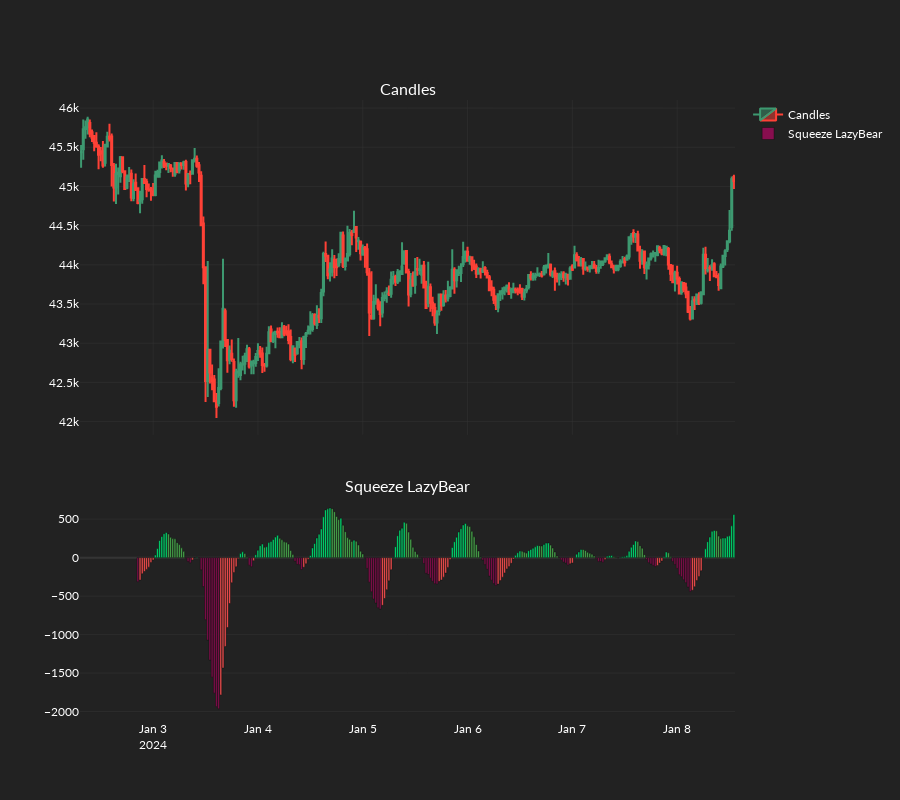

This figure's notebook cell:
### Code cell
plot_squeeze_mom_lazybear(
    candles=candles,
    indicator=sm_hist,
)

### Figure 1 — Plotly figure (JSON) as saved in the notebook; plotly's stock layout.template omitted (floating-point values rounded to 4 significant figures; data arrays with more than 128 entries replaced by an {"elided": "..."} marker saying what was removed)
{"data": [{"close": {"elided": "300 float values"}, "high": {"elided": "300 float values"}, "low": {"elided": "300 float values"}, "name": "Candles", "open": {"elided": "300 float values"}, "type": "candlestick", "x": {"elided": "300 str values"}, "xaxis": "x", "yaxis": "y"}, {"marker": {"color": {"elided": "300 str values"}}, "name": "Squeeze LazyBear", "type": "bar", "x": {"elided": "300 str values"}, "xaxis": "x2", "y": {"elided": "300 float values"}, "yaxis": "y2"}], "layout": {"annotations": [{"font": {"size": 16}, "showarrow": false, "text": "Candles", "x": 0.5, "xanchor": "center", "xref": "paper", "y": 1, "yanchor": "bottom", "yref": "paper"}, {"font": {"size": 16}, "showarrow": false, "text": "Squeeze LazyBear", "x": 0.5, "xanchor": "center", "xref": "paper", "y": 0.36, "yanchor": "bottom", "yref": "paper"}], "height": 800, "xaxis": {"anchor": "y", "domain": [0, 1], "matches": "x2", "rangeslider": {"visible": false}, "showticklabels": false}, "xaxis2": {"anchor": "y2", "domain": [0, 1]}, "yaxis": {"anchor": "x", "domain": [0.46, 1]}, "yaxis2": {"anchor": "x2", "domain": [0, 0.36]}}}
